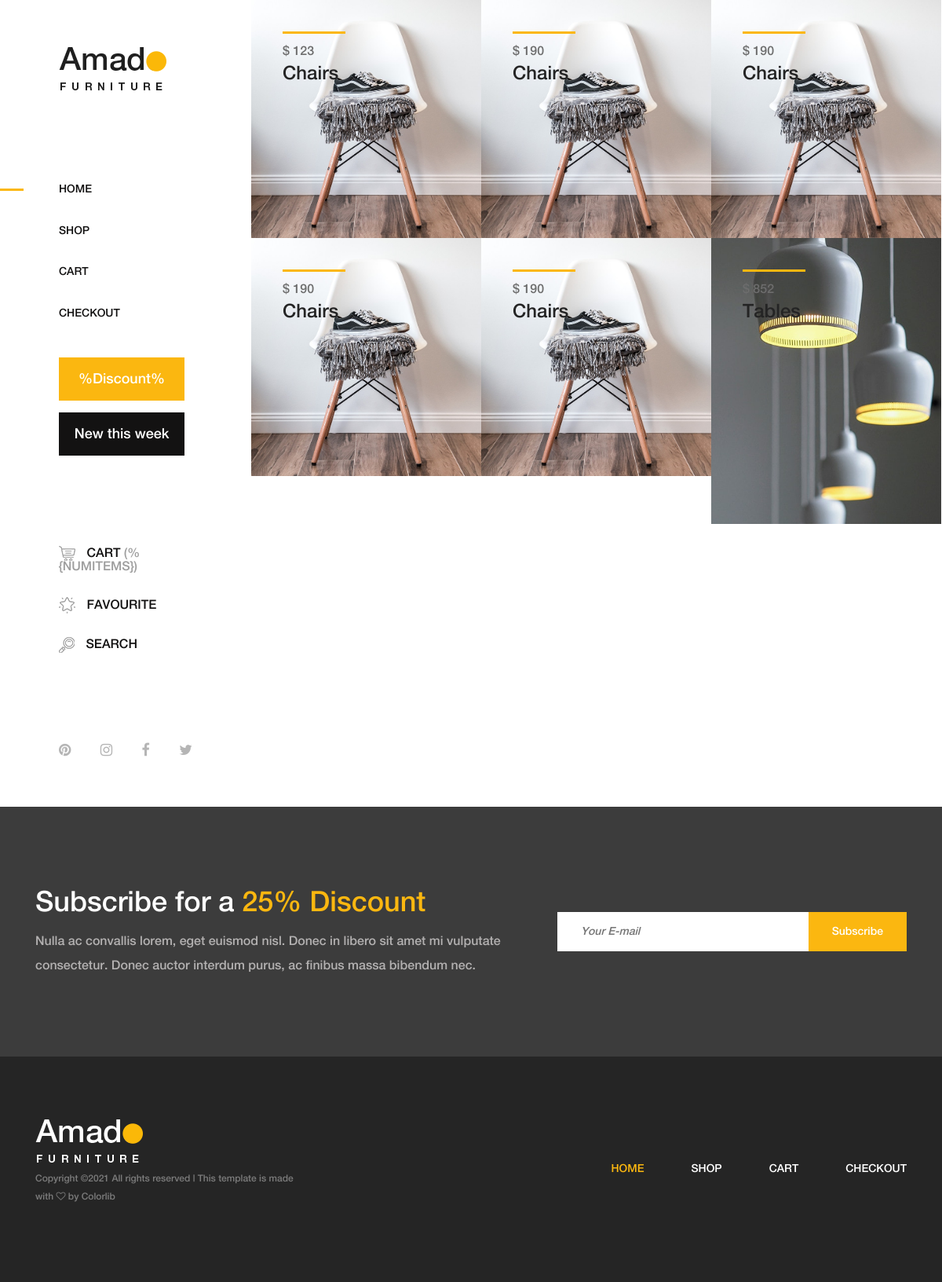
The page / on the database its author committed.
### website/models.py (models this page shows, shortened)
class Base(models.Model):
    date_add = models.DateField(auto_now_add=True)
    date_update = models.DateField(auto_now=True)
    status = models.BooleanField(default=True)
    class Meta:
        abstract = True

class website (Base):
    nom_site = models.CharField( max_length=250)
    logo_site = models.FileField(upload_to='images')
    class Meta:
        verbose_name = 'website'
        verbose_name_plural = 'websites'

class Configuration (Base):
    description_newsletter = models.TextField()
    copyrigths = models.CharField( max_length=250)
    class Meta:
        verbose_name = 'Configuration'
        verbose_name_plural = 'Configurations'

### service/models.py (models this page shows, shortened)
class Article(Base):
    image_principal = models.FileField(upload_to='images')
    image = models.FileField(upload_to='images')
    prix = models.IntegerField(default=0)
    nom = models.CharField( max_length=250)
    description = models.TextField()
    categorie = models.ForeignKey("service.Categorie", on_delete=models.CASCADE , related_name='categorieArticle')
    quantite  = models.IntegerField(default=0)
    stock = models.BooleanField(default=True)
    class Meta:
        verbose_name = 'Article'
        verbose_name_plural = 'Articles'

class Categorie(Base):
    nom = models.CharField(max_length=255)
    class Meta:
        verbose_name = 'categorie'
        verbose_name_plural = 'categories'

### website/views.py (the view)
# urls.py: path('', views.index , name='index'),
def index(request):
    is_index =True
    category = request.GET.get('category')
    if not category :
        articles = models_service.Article.objects.filter(status=True)
    else:
        articles = models_service.Article.objects.filter(categorie__nom= category)
    return render(request, 'index.html',locals())

### amado_projet/context_processors.py (called while the page is built)
def website (request):
    website = models_website.website.objects.filter(status=True).first()
    config =  models_website.Configuration.objects.filter(status=True).first()
    cart =  Cart(request)
    return locals()

### website/cart.py (called while the page is built)
    def get_total_length(self):
        return sum(int(item['quantity']) for item in self.cart.values())

    def get_total_cost(self):
        if "total_price" in self.cart.values():
            return sum(float(item['total_price']) for item in self)
        else:
            return 0

### templates/index.html (shortened to what this page needs)
{% extends 'base/base.html' %}
{% load static %}
{% block content %}
<div class="products-catagories-area clearfix">
    <div class="amado-pro-catagory clearfix">
        {% for article in articles %}
            <div class="single-products-catagory clearfix">
                <a href="{% url 'shop'%}?category={{article.categorieArticle.nom}}">
                    <img src="{{article.image_principal.url}}" alt="">
                    <div class="hover-content">
                        <div class="line"></div>
                        <p>$ {{article.prix}}</p>
                        <h4>{{article.categorie.nom}}</h4>
                    </div>
                </a>
            </div>
        {% endfor%}
    </div>
</div>
{% endblock content %}

### templates/base/base.html (shortened to what this page needs)
{% load static %}
<!DOCTYPE html>
<html lang="en">
<head>
    <link rel="stylesheet" href="{% static 'css/core-style.css' %}">
    <link rel="stylesheet" href="{% static 'style.css' %}">
</head>
<body>
    <div class="main-content-wrapper d-flex clearfix">
        <header class="header-area clearfix">
            <div class="logo">
                <a href="{% url 'index' %}"><img src="{{website.logo_site.url}}" alt="{{website.nom_site}}"></a>
            </div>
            <nav class="amado-nav">
                <ul>
                    {% if is_index %}
                        <li class="active"><a href="{% url 'index' %}">Home</a></li>
                    {% else %}
                        <li ><a href="{% url 'index' %}">Home</a></li>
                    {% endif %}
                    {% if is_shop %}
                        <li class="active"><a href="{% url 'shop' %}">Shop</a></li>
                    {% else %}
                        <li><a href="{% url 'shop' %}">Shop</a></li>
                    {% endif %}
                    {% if is_cart %}
                        <li class="active"><a href="{% url 'cart' %}">Cart</a></li>
                    {% else %}
                        <li><a href="{% url 'cart' %}">Cart</a></li>
                    {% endif %}
                    {% if is_checkout %}
                        <li class="active"><a href="{% url 'checkout' %}">Checkout</a></li>
                    {% else %}
                        <li><a href="{% url 'checkout' %}">Checkout</a></li>
                    {% endif %}
                </ul>
            </nav>
            <div class="amado-btn-group mt-30 mb-100">
                <a href="#" class="btn amado-btn mb-15">%Discount%</a>
                <a href="#" class="btn amado-btn active">New this week</a>
            </div>
            <div class="cart-fav-search mb-100"  id="navbarapp">
                <a href="{% url 'cart' %}" class="cart-nav"><img src="{% static 'img/core-img/cart.png' %}" alt=""> Cart <span>(%{numItems})</span></a>
                <a href="#" class="fav-nav"><img src="{% static 'img/core-img/favorites.png' %}" alt=""> Favourite</a>
                <a href="#" class="search-nav"><img src="{% static 'img/core-img/search.png' %}" alt=""> Search</a>
            </div>
            <div class="social-info d-flex justify-content-between">
                <a href="#"><i class="fa fa-pinterest" aria-hidden="true"></i></a>
                <a href="#"><i class="fa fa-instagram" aria-hidden="true"></i></a>
                <a href="#"><i class="fa fa-facebook" aria-hidden="true"></i></a>
                <a href="#"><i class="fa fa-twitter" aria-hidden="true"></i></a>
            </div>
        </header>
        {% block content %}
        {% endblock content %}
    </div>
    <section class="newsletter-area section-padding-100-0">
        <div class="container">
            <div class="row align-items-center">
                <div class="col-12 col-lg-6 col-xl-7">
                    <div class="newsletter-text mb-100">
                        {{ config.description_newsletter|safe}}
                    </div>
                </div>
                <div class="col-12 col-lg-6 col-xl-5" id='newsletters'>
                    <div class="newsletter-form mb-100">
                        <form action="{% url 'newsletter' %}" method="POST">
                            <input type="email" name="email" v-model="email"class="nl-email" placeholder="Your E-mail">
                            <input type="submit" @click.prevent="newsletters" value="Subscribe">
                        </form>
                    </div>
                </div>
            </div>
        </div>
    </section>
    <footer class="footer_area clearfix">
        <div class="container">
            <div class="row align-items-center">
                <div class="col-12 col-lg-4">
                    <div class="single_widget_area">
                        <div class="footer-logo mr-50">
                            <a href="index.html"><img src="{% static 'img/core-img/logo2.png' %}" alt=""></a>
                        </div>
                        <p class="copywrite">
Copyright &copy;<script>document.write(new Date().getFullYear());</script> {{config.copyrigths}} <i class="fa fa-heart-o" aria-hidden="true"></i> by <a href="https://colorlib.com" target="_blank">Colorlib</a>
</p>
                    </div>
                </div>
                <div class="col-12 col-lg-8">
                    <div class="single_widget_area">
                        <div class="footer_menu">
                            <nav class="navbar navbar-expand-lg justify-content-end">
                                <div class="collapse navbar-collapse" id="footerNavContent">
                                    <ul class="navbar-nav ml-auto">
                                        {% if is_index %}
                                            <li class="nav-item active">
                                                <a class="nav-link" href="{% url 'index' %}">Home</a>
                                            </li>
                                        {% else %}
                                                <li class="nav-item ">
                                                    <a class="nav-link" href="{% url 'index' %}">Home</a>
                                                </li>
                                        {% endif %}
                                        {% if is_shop %}
                                            <li class="nav-item active">
                                                <a class="nav-link" href="{% url 'shop' %}">Shop</a>
                                            </li>
                                        {% else %}
                                            <li class="nav-item">
                                                <a class="nav-link" href="{% url 'shop' %}">Shop</a>
                                            </li>
                                        {% endif %}
                                        {% if is_cart %}
                                            <li class="nav-item active">
                                                <a class="nav-link" href="{% url 'cart' %}">Cart</a>
                                            </li>
                                        {% else %}
                                            <li class="nav-item">
                                                <a class="nav-link" href="{% url 'cart' %}">Cart</a>
                                            </li>
                                        {% endif %}
                                        {% if is_checkout %}
                                            <li class="nav-item active">
                                                <a class="nav-link" href="{% url 'checkout' %}">Checkout</a>
                                            </li>
                                        {% else %}
                                            <li class="nav-item">
                                                <a class="nav-link" href="{% url 'checkout' %}">Checkout</a>
                                            </li>
                                        {% endif %}
                                    </ul>
                                </div>
                            </nav>
                        </div>
                    </div>
                </div>
            </div>
        </div>
    </footer>
</body>
</html>

### rows shown on the page
website: logo_site (picture)
Article: image_principal (picture), prix "123", categorie.nom "Chairs"
Article: image_principal (picture), prix "190", categorie.nom "Chairs"
Article: image_principal (picture), prix "190", categorie.nom "Chairs"
Article: image_principal (picture), prix "190", categorie.nom "Chairs"
Article: image_principal (picture), prix "190", categorie.nom "Chairs"
Article: image_principal (picture), prix "852", categorie.nom "Tables"
Configuration: description_newsletter "Subscribe for a 25% Discount Nulla ac convallis lorem, eget euismod nisl. Donec in libero sit amet mi vulputate consectetur. Donec auctor interdum purus, ac finibus massa bibendum nec.", copyrigths "All rights reserved | This template is made with"
